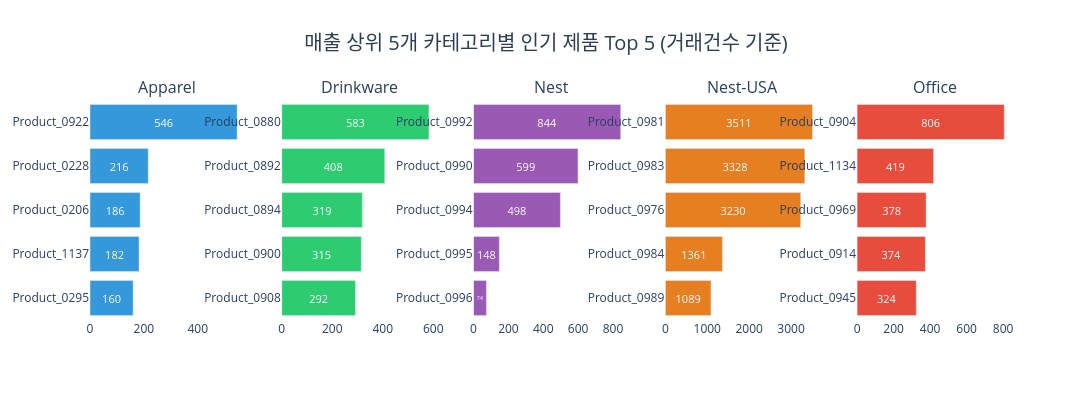

Notebook source saved alongside this figure:
### Code cell
fig = make_subplots(
    rows=1, cols=5,
    subplot_titles=top_cats,
    shared_yaxes=False
)

colors = ['#3498db', '#2ecc71', '#9b59b6', '#e67e22', '#e74c3c']

for i, cat_name in enumerate(top_cats):
    data = product_top[product_top['제품카테고리'] == cat_name].sort_values('거래건수')
    fig.add_trace(go.Bar(
        x=data['거래건수'],
        y=data['제품ID'],
        orientation='h',
        marker_color=colors[i],
        name=cat_name,
        text=data['거래건수'],
        textposition='inside',
        insidetextanchor='middle',
        textfont=dict(size=11, color='white')
    ), row=1, col=i+1)

fig.update_layout(
    title=dict(text='매출 상위 5개 카테고리별 인기 제품 Top 5 (거래건수 기준)',
               x=0.5, xanchor='center', font=dict(size=20, color='#2c3e50')),
    plot_bgcolor='white',
    showlegend=False,
    height=400,
    width=1500
)

fig.show()

### Figure 1 — Plotly figure (JSON) as saved in the notebook; plotly's stock layout.template omitted (floating-point values rounded to 4 significant figures)
{"data": [{"insidetextanchor": "middle", "marker": {"color": "#3498db"}, "name": "Apparel", "orientation": "h", "text": [160.0, 182.0, 186.0, 216.0, 546.0], "textfont": {"color": "white", "size": 11}, "textposition": "inside", "type": "bar", "x": [160, 182, 186, 216, 546], "xaxis": "x", "y": ["Product_0295", "Product_1137", "Product_0206", "Product_0228", "Product_0922"], "yaxis": "y"}, {"insidetextanchor": "middle", "marker": {"color": "#2ecc71"}, "name": "Drinkware", "orientation": "h", "text": [292.0, 315.0, 319.0, 408.0, 583.0], "textfont": {"color": "white", "size": 11}, "textposition": "inside", "type": "bar", "x": [292, 315, 319, 408, 583], "xaxis": "x2", "y": ["Product_0908", "Product_0900", "Product_0894", "Product_0892", "Product_0880"], "yaxis": "y2"}, {"insidetextanchor": "middle", "marker": {"color": "#9b59b6"}, "name": "Nest", "orientation": "h", "text": [74.0, 148.0, 498.0, 599.0, 844.0], "textfont": {"color": "white", "size": 11}, "textposition": "inside", "type": "bar", "x": [74, 148, 498, 599, 844], "xaxis": "x3", "y": ["Product_0996", "Product_0995", "Product_0994", "Product_0990", "Product_0992"], "yaxis": "y3"}, {"insidetextanchor": "middle", "marker": {"color": "#e67e22"}, "name": "Nest-USA", "orientation": "h", "text": [1089.0, 1361.0, 3230.0, 3328.0, 3511.0], "textfont": {"color": "white", "size": 11}, "textposition": "inside", "type": "bar", "x": [1089, 1361, 3230, 3328, 3511], "xaxis": "x4", "y": ["Product_0989", "Product_0984", "Product_0976", "Product_0983", "Product_0981"], "yaxis": "y4"}, {"insidetextanchor": "middle", "marker": {"color": "#e74c3c"}, "name": "Office", "orientation": "h", "text": [324.0, 374.0, 378.0, 419.0, 806.0], "textfont": {"color": "white", "size": 11}, "textposition": "inside", "type": "bar", "x": [324, 374, 378, 419, 806], "xaxis": "x5", "y": ["Product_0945", "Product_0914", "Product_0969", "Product_1134", "Product_0904"], "yaxis": "y5"}], "layout": {"annotations": [{"font": {"size": 16}, "showarrow": false, "text": "Apparel", "x": 0.084, "xanchor": "center", "xref": "paper", "y": 1.0, "yanchor": "bottom", "yref": "paper"}, {"font": {"size": 16}, "showarrow": false, "text": "Drinkware", "x": 0.292, "xanchor": "center", "xref": "paper", "y": 1.0, "yanchor": "bottom", "yref": "paper"}, {"font": {"size": 16}, "showarrow": false, "text": "Nest", "x": 0.5, "xanchor": "center", "xref": "paper", "y": 1.0, "yanchor": "bottom", "yref": "paper"}, {"font": {"size": 16}, "showarrow": false, "text": "Nest-USA", "x": 0.708, "xanchor": "center", "xref": "paper", "y": 1.0, "yanchor": "bottom", "yref": "paper"}, {"font": {"size": 16}, "showarrow": false, "text": "Office", "x": 0.916, "xanchor": "center", "xref": "paper", "y": 1.0, "yanchor": "bottom", "yref": "paper"}], "height": 400, "plot_bgcolor": "white", "showlegend": false, "title": {"font": {"color": "#2c3e50", "size": 20}, "text": "매출 상위 5개 카테고리별 인기 제품 Top 5 (거래건수 기준)", "x": 0.5, "xanchor": "center"}, "width": 1500, "xaxis": {"anchor": "y", "domain": [0.0, 0.168]}, "xaxis2": {"anchor": "y2", "domain": [0.208, 0.376]}, "xaxis3": {"anchor": "y3", "domain": [0.416, 0.584]}, "xaxis4": {"anchor": "y4", "domain": [0.624, 0.792]}, "xaxis5": {"anchor": "y5", "domain": [0.832, 1.0]}, "yaxis": {"anchor": "x", "domain": [0.0, 1.0]}, "yaxis2": {"anchor": "x2", "domain": [0.0, 1.0]}, "yaxis3": {"anchor": "x3", "domain": [0.0, 1.0]}, "yaxis4": {"anchor": "x4", "domain": [0.0, 1.0]}, "yaxis5": {"anchor": "x5", "domain": [0.0, 1.0]}}}
